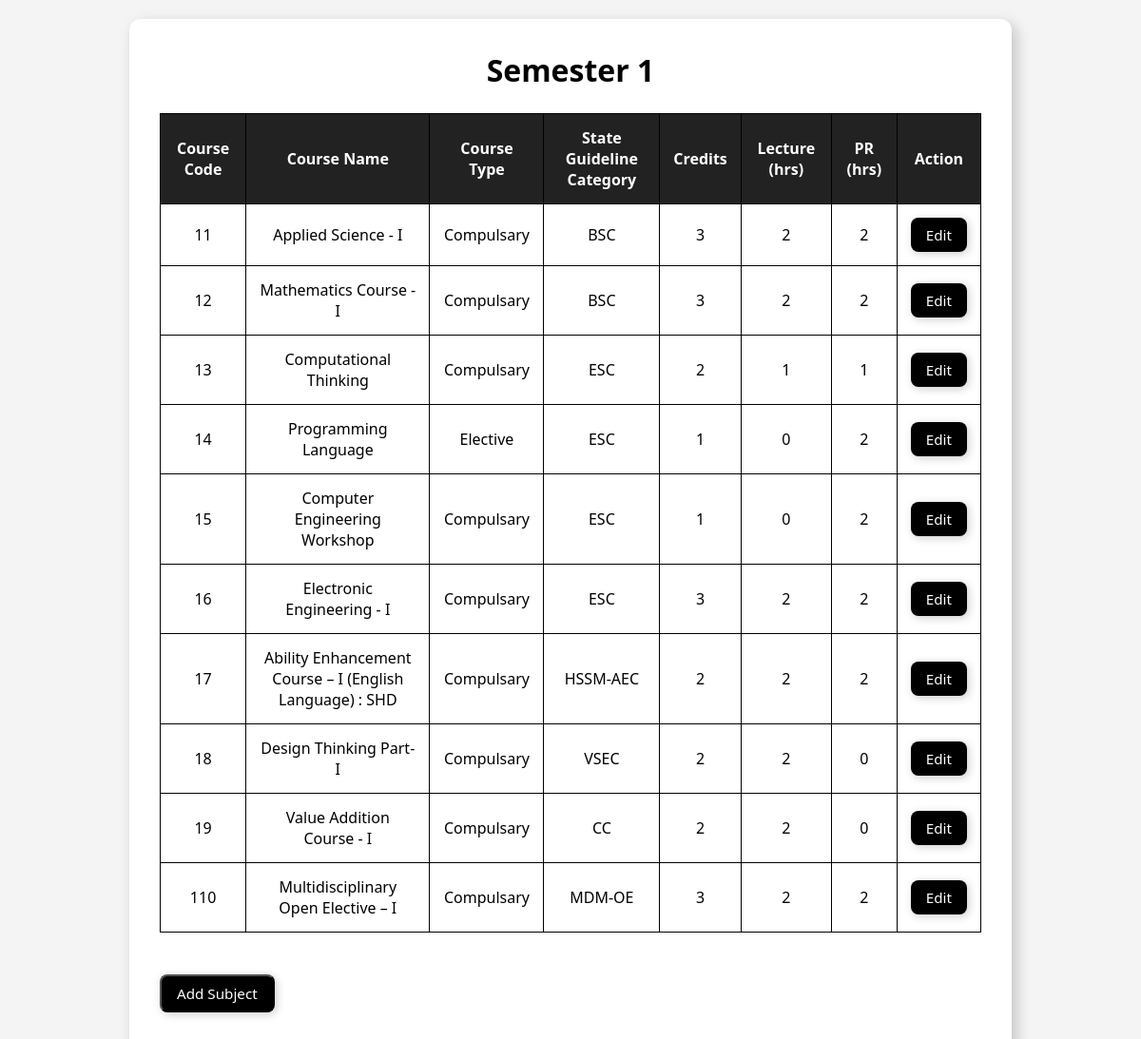
The page /semester-subjects/1/ on the database its author committed.
### application/models.py (models this page shows, shortened)
class Subject(models.Model):
    course_code = models.CharField(max_length=10)
    course_name = models.CharField(max_length=100)
    course_type = models.CharField(max_length=100, default="Compulsary")
    category = models.CharField(max_length=50)
    credits = models.IntegerField()
    lecture_hours = models.IntegerField()
    pr_hours = models.IntegerField()
    semester = models.IntegerField()
    class Meta:
        constraints = [
            models.UniqueConstraint(fields=['course_code'], name='unique_course_code'),
            models.UniqueConstraint(fields=['course_name'], name='unique_course_name'),
        ]

### application/views.py (the view, shortened to what this page needs)
# urls.py: path('semester-subjects/<int:sem_number>/', views.sem_subjects, name='sem_subjects'),
def sem_subjects(request, sem_number):
    subjects = Subject.objects.filter(semester=sem_number)
    return render(request, 'credit/sem_subjects.html', {'subjects': subjects, 'semester': sem_number})

### templates/credit/sem_subjects.html (shortened to what this page needs)
<!DOCTYPE html>
<html lang="en">
<head>
</head>
<body>
    <div class="container">
        <h1>Semester {{ semester }}</h1>
        <div class="table-container">
            <table>
                <thead>
                    <tr>
                        <th>Course Code</th>
                        <th>Course Name</th>
                        <th>Course Type</th>
                        <th>State Guideline Category</th>
                        <th>Credits</th>
                        <th>Lecture (hrs)</th>
                        <th>PR (hrs)</th>
                        <th>Action</th>
                    </tr>
                </thead>
                <tbody>
                    {% for subject in subjects %}
                        <tr>
                            <td>{{ subject.course_code }}</td>
                            <td>{{ subject.course_name }}</td>
                            <td>{{ subject.course_type }}</td>
                            <td>{{ subject.category }}</td>
                            <td>{{ subject.credits }}</td>
                            <td>{{ subject.lecture_hours }}</td>
                            <td>{{ subject.pr_hours }}</td>
                            <td><a href="{% url 'edit_subject' subject.id %}" class="btn">Edit</a></td>
                        </tr>
                    {% empty %}
                        <tr>
                            <td colspan="8">No courses available for this semester.</td>
                        </tr>
                    {% endfor %}
                </tbody>
            </table>
        </div>
        <br><br>
        <div style="display: flex; justify-content: space-between; width: 100%; margin-bottom: 1rem;">
            <button class="btn" onclick="toggleForm()">Add Subject</button>
        </div>
    </div>
</body>
</html>

### templates/credit/sem_subjects.html (style rules this page uses)
* { margin: 0; padding: 0; box-sizing: border-box; font-family: 'Segoe UI', Tahoma, Geneva, Verdana, sans-serif; }
body { background-color: #f4f4f4; color: #000; display: flex; flex-direction: column; align-items: center; justify-content: center; min-height: 100vh; padding: 20px; }
.container { width: 80%; max-width: 1000px; background: #ffffff; border-radius: 12px; box-shadow: 5px 5px 15px rgba(0, 0, 0, 0.2); padding: 2rem; animation: fadeIn 0.5s ease-in-out; }
h1 { text-align: center; margin-bottom: 1.5rem; }
.table-container { overflow-x: auto; }
table { width: 100%; border-collapse: collapse; }
th, td { padding: 14px; border: 1px solid #000; text-align: center; }
th { background-color: #222; color: #fff; }
.btn { display: inline-block; padding: 0.5rem 1rem; background-color: #000000; color: #ffffff; border-radius: 8px; cursor: pointer; text-decoration: none; font-size: 0.95rem; transition: transform 0.3s ease, background-color 0.3s ease; text-align: center; box-shadow: 2px 2px 10px rgba(0, 0, 0, 0.2); }

### rows shown on the page
Subject: course_code "11", course_name "Applied Science - I", course_type "Compulsary", category "BSC", credits "3", lecture_hours "2", pr_hours "2"
Subject: course_code "12", course_name "Mathematics Course - I", course_type "Compulsary", category "BSC", credits "3", lecture_hours "2", pr_hours "2"
Subject: course_code "13", course_name "Computational Thinking", course_type "Compulsary", category "ESC", credits "2", lecture_hours "1", pr_hours "1"
Subject: course_code "14", course_name "Programming Language", course_type "Elective", category "ESC", credits "1", lecture_hours "0", pr_hours "2"
Subject: course_code "15", course_name "Computer Engineering Workshop", course_type "Compulsary", category "ESC", credits "1", lecture_hours "0", pr_hours "2"
Subject: course_code "16", course_name "Electronic Engineering - I", course_type "Compulsary", category "ESC", credits "3", lecture_hours "2", pr_hours "2"
Subject: course_code "17", course_name "Ability Enhancement Course – I (English Language) : SHD", course_type "Compulsary", category "HSSM-AEC", credits "2", lecture_hours "2", pr_hours "2"
Subject: course_code "18", course_name "Design Thinking Part-I", course_type "Compulsary", category "VSEC", credits "2", lecture_hours "2", pr_hours "0"
Subject: course_code "19", course_name "Value Addition Course - I", course_type "Compulsary", category "CC", credits "2", lecture_hours "2", pr_hours "0"
Subject: course_code "110", course_name "Multidisciplinary Open Elective – I", course_type "Compulsary", category "MDM-OE", credits "3", lecture_hours "2", pr_hours "2"

### other values the page prints
{{ semester }} "1"
